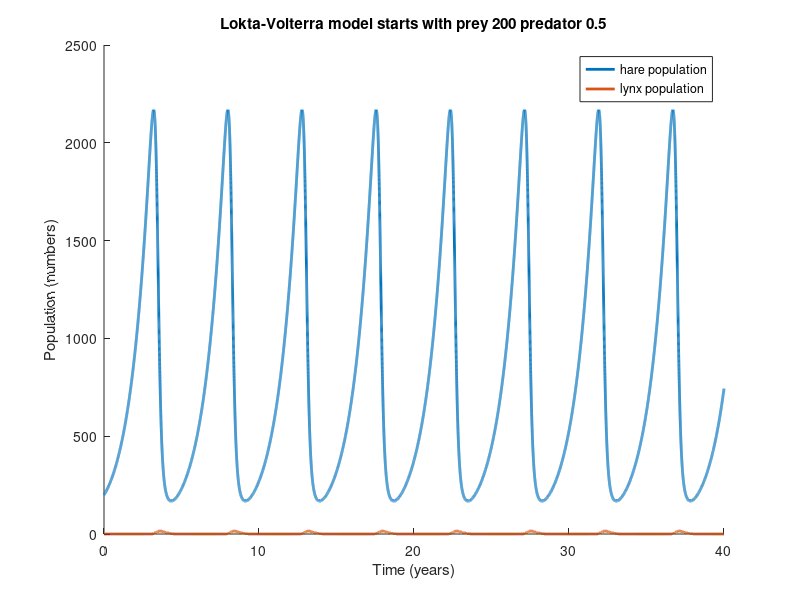
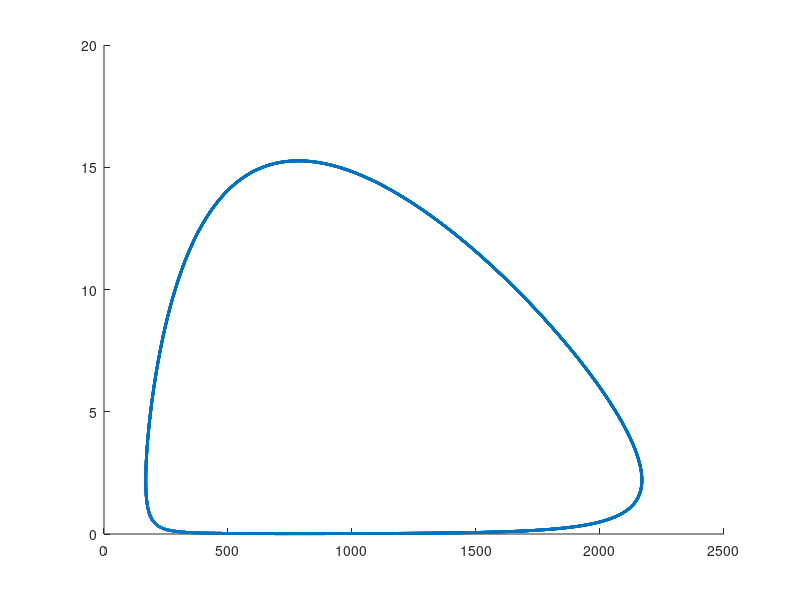

MATLAB code to generate these figures, in order: (Note: this script raises an error after producing the figures.)
% Simulation of Snowshoe hares and the Canadian Lynx population 
% considering in the predator-prey perspective

% The populations of both species have been observed to oscillate 
% with a cycle of about 10 years
% If under optimal conditions female hares bear an average of 18 young a year,
% 33% of which survive the rst month, the monthly survival rate of all hares 
% more than a month old is 95%, and sexual maturity is reached at one year

% AMS 333 Mathematical biology project 3
% David Hwang, 10/14/2024

%%%%%%%%%%%%%%%%%%%%%%%%
%% rate parameters of a hare(denoted as 'U') 
%%%%%%%%%%%%%%%%%%%%%%%%

Birth_U=(18*0.33*0.95^11)/2; % annual per capita reproduction rate (the young can survive to adult)
% Since males cannot produce offspring, we divide 2 here 
Death_U=1-1*0.95^12; % annual death rate of an originally existed hare(a parent)
Growth_U=1+Birth_U-Death_U; % a net annual per capita growth rate
alpha=log(Growth_U); % ln(R_a)

%%%%%%%%%%%%%%%%%%%%%%%%
%% rate parameters of Lynx(denoted as 'V')without hares
%%%%%%%%%%%%%%%%%%%%%%%%

Death_V=1-0.7^12; % annual death rate of an originally existing lynx
beta=-log(1-Death_V); % -ln(Ra_v)
% 1year=365days
gamma=1*365/1000;% annual per capita predation rate;assume that there are 1000 hares per square km^2
epsilon=1.5*0.1/10; % 10% of prey mass goes towards reproduction&rearing of kittens


%%%%%%%%%%%%%%%%%%%%%%%%
%% simulation of Lokta-Volterra model 
%%%%%%%%%%%%%%%%%%%%%%%%

% main parameters

U0=400; %initial value; 400 hares
V0=1; %initial value; 1 lynx
U=U0; % U is a number
V=V0; % V is a number

Birth_U=(18*0.33*0.95^11)/2; % annual per capita reproduction rate (the young can survive to adult)
Death_U=1-1*0.95^12; % annual death rate of an originally existed hare(a parent)
Growth_U=Birth_U+(1-Death_U); % a net annual per capita growth rate
alpha=log(Growth_U); % ln(Ra_u)

Death_V=1-0.7^12; % annual death rate of an originally existing lynx
beta=-log(1-Death_V); % -ln(Ra_v)

gamma=1*365/1000; % annual per capita predation rate;assume that there are 1000 hares per square km
epsilon=1.5*0.1/10; % 10% of prey mass goes towards reproduction&rearing of kittens


% simulation

dt=0.001; % time step; 0.001years
timev=0:dt:40; % time vector for 40 years which is 4 cycles
sim_u=zeros(length(timev),1); % vector to store the population of hares
sim_v=zeros(length(timev),1); % vector to store the population of lynx
k=0; %counter
sim_u(1)=U;
sim_v(1)=V;

for t=timev
    k=k+1;

    % main equation
    if k~=1
        U = U + (alpha*U-gamma*U*V)*dt;
        V = V + (epsilon*gamma*U*V-beta*V)*dt;
    end

    if U<0 U=0; end;
    if V<0 V=0; end;
    
    % store value of U&V for plotting
    sim_u(k)=U;
    sim_v(k)=V;
end

% plot
figure(1); clf
hold on
plot(timev,sim_u,'LineWidth', 2)
plot(timev,sim_v,'LineWidth', 2)
hold off
legend('hare population','lynx population')
xlabel('Time (years)');ylabel('Population (numbers)')
title('Lokta-Volterra model')

figure(2); clf
hold on
plot(sim_u,sim_v,'LineWidth', 2)
plot([0,0],ylim,'-b','LineWidth', 1)
plot(0, 0, 'r.', 'LineWidth', 2, 'MarkerSize', 25); 
plot(xlim,[alpha/gamma,alpha/gamma],'-b','LineWidth', 1)
plot(xlim,[0,0],'-b','LineWidth', 1)
plot([beta/(epsilon*gamma),beta/(epsilon*gamma)],ylim,'-b','LineWidth', 1)
plot(beta/(epsilon*gamma), (alpha/gamma), 'r.', 'LineWidth', 2, 'MarkerSize', 25);
legend('population path','nullclines','stationary points')
xlabel('Number of hare (prey)');ylabel('Number of lynx (predator)')

hold off
title('Lynx-Hare phase plane')


%%%%%%%%%%%%%%%%%%%%%%%%
%% Observation 
%%%%%%%%%%%%%%%%%%%%%%%%

% amplitude
amp_u=(max(sim_u)-min(sim_u))/2; % amplitude of hare population
amp_v=(max(sim_v)-min(sim_v))/2; % amplitude of lynx population


% period of cycle of LynxHare phase plane

m_u=[]; % list for time of local maximum point of hare population
m_v=[]; % list for time of local maximum point of lynx population

k=0; % counter
for t=timev
    k=k+1;
    if sim_u(k)<sim_u(k+1)&&sim_u(k+2)<sim_u(k+1) m_u(end+1)=t; end;
    if sim_v(k)<sim_v(k+1)&&sim_v(k+2)<sim_v(k+1) m_v(end+1)=t; end;
    if k+2==length(sim_v) break; end;
end

c_u=m_u(2)-m_u(1); % cycle of hare pop
c_v=m_v(2)-m_v(1); % cycle of lynx pop
logic = c_u==c_v; % Through the phase plane and this, we can know the the population of lynx and the population of hare have the same cycle length.

% maximum and minimum population density
max_u=max(sim_u); % maximum population density of hare
min_u=min(sim_u); % minimum popuation density of hare
max_v=max(sim_v); % maximum population density of lynx
min_v=min(sim_v); % minimum population density of lynx

% maximum rate of change of population density
mrate_u=max(alpha.*sim_u-gamma.*sim_u.*sim_v); % maximum rate of hare
mrate_v=max(epsilon*gamma.*sim_u.*sim_v-beta.*sim_v); % maximum rate of lynx

% relative timing of the peak population for each species
relative_t = m_u-m_v; % always hare's population increase first and then lynx's population follow up and since the period of cycle is the same, the time difference of the peak time is the same throughout the whole simulation

% length of time that any species spends at below 1 individual per 100 km2

c1=0; % counter of how many times that lynx spends at below 1 individual per 100 km2 in one cycle.
k=m_v(1)/0.001; % counter starting from the first peak of hare's population
for t=m_v(1):dt:m_v(2)
    k=k+1;
    if 100*sim_v(k)<1 c1=c1+1; end;
end

c2 = c1*0.001; % the real time length of lynx spends at below 1 individual per 100 km2 in one cycle.
% min(sim_v)*100 is bigger than 1. so there is no time that lynx population
% below than 1.

% Since even in the 1km^2, the population of hare never goes down under 300
% population, we can know that the length of time that hare spens at below 1
% individual per 100km^2 is zero


%%%%%%%%%%%%%%%%%%%%%%%%
%% Simulation with different initial value 
%%%%%%%%%%%%%%%%%%%%%%%%

% main parameters

U0=200; %initial value; 
V0=0.5; %initial value; 
U=U0; % U is a number
V=V0; % V is a number

Birth_U=(18*0.33*0.95^11)/2; % annual per capita reproduction rate (the young can survive to adult)
Death_U=1-1*0.95^12; % annual death rate of an originally existed hare(a parent)
Growth_U=Birth_U+(1-Death_U); % a net annual per capita growth rate
alpha=log(Growth_U); % ln(Ra_u)

Death_V=1-0.7^12; % annual death rate of an originally existing lynx
beta=-log(1-Death_V); % -ln(Ra_v)

gamma=1*365/1000; % annual per capita predation rate;assume that there are 1000 hares per square km
epsilon=1.5*0.1/10; % 10% of prey mass goes towards reproduction&rearing of kittens


% simulation

dt=0.001; % time step; 0.001years
timev=0:dt:40; % time vector for 40 years which is 4 cycles
sim_u=zeros(length(timev),1); % vector to store the population of hares
sim_v=zeros(length(timev),1); % vector to store the population of lynx
k=0; %counter
sim_u(1)=U;
sim_v(1)=V;

for t=timev
    k=k+1;

    % main equation
    if k~=1
        U = U + (alpha*U-gamma*U*V)*dt;
        V = V + (epsilon*gamma*U*V-beta*V)*dt;
    end

    if U<0 U=0; end;
    if V<0 V=0; end;
    
    % store value of U&V for plotting
    sim_u(k)=U;
    sim_v(k)=V;
end

% plot
figure(1); clf
hold on
plot(timev,sim_u,'LineWidth', 2)
plot(timev,sim_v,'LineWidth', 2)
hold off
legend('hare population','lynx population')
xlabel('Time (years)');ylabel('Population (numbers)')
title('Lokta-Volterra model starts with prey 200 predator 0.5')

figure(2); clf
hold on
plot(sim_u,sim_v,'LineWidth', 2)
xline(0,'-b','LineWidth', 1)
plot(0, 0, 'r.', 'LineWidth', 2, 'MarkerSize', 25); 
yline(alpha/gamma,'-b','LineWidth', 1)
yline(0,'-b','LineWidth', 1)
xline(beta/(epsilon*gamma),'-b','LineWidth', 1)
plot(beta/(epsilon*gamma), (alpha/gamma), 'r.', 'LineWidth', 2, 'MarkerSize', 25);
legend('population path','nullclines','stationary points')
xlabel('Number of hare (prey)');ylabel('Number of lynx (predator)')
hold off
title('Lynx-Hare phase plane starts with prey 200 predator 0.5')



% when the population is 800/2
% => Since the population of lynx starts with big value, the hare population is not fluctuating much compared to when 400/1 
% So the size of phase plane? is small

% when the population is 200/.5
% => Since the population of lynx starts with small value, the hare
% population is fluctuating a lot.
% so the size of phase plane? is large


%%%%%%%%%%%%%%%%%%%%%%%%
%%  Lotka-Volterra model with logistic growth 
%%%%%%%%%%%%%%%%%%%%%%%%

% main parameters

U0=400; %initial value; 
V0=1; %initial value; 
U=U0; % U is a number
V=V0; % V is a number

Birth_U=(18*0.33*0.95^11)/2; % annual per capita reproduction rate (the young can survive to adult)
Death_U=1-1*0.95^12; % annual death rate of an originally existed hare(a parent)
Growth_U=Birth_U+(1-Death_U); % a net annual per capita growth rate
alpha=log(Growth_U); % ln(Ra_u)
K=3000; % carrying capacity of 3000 per km^2
Death_V=1-0.7^12; % annual death rate of an originally existing lynx
beta=-log(1-Death_V); % -ln(Ra_v)

gamma=1*365/1000; % annual per capita predation rate;assume that there are 1000 hares per square km
epsilon=1.5*0.1/10; % 10% of prey mass goes towards reproduction&rearing of kittens


% simulation

dt=0.001; % time step; 0.001years
timev=0:dt:40; % time vector for 40 years which is 4 cycles
sim_u=zeros(length(timev),1); % vector to store the population of hares
sim_v=zeros(length(timev),1); % vector to store the population of lynx
i=0; %counter
sim_u(1)=U;
sim_v(1)=V;

for t=timev
    i=i+1;

    % main equation
    if i~=1
        U = U + (alpha*U*(1-U/K)-gamma*U*V)*dt;
        V = V + (epsilon*gamma*U*V-beta*V)*dt;
    end

    if U<0 U=0; end;
    if V<0 V=0; end;
    
    % store value of U&V for plotting
    sim_u(i)=U;
    sim_v(i)=V;
end

% plot
figure(1); clf
hold on
plot(timev,sim_u,'LineWidth', 2)
plot(timev,sim_v,'LineWidth', 2)
hold off
legend('hare population','lynx population')
xlabel('Time (years)');ylabel('Population (numbers)')
title('Lotka-Volterra model with logistic growth')

figure(2); clf
hold on
plot(sim_u,sim_v,'LineWidth', 2)
xline(0,'-b','LineWidth', 1)
plot(0, 0, 'r.', 'LineWidth', 2, 'MarkerSize', 25); 
plot(xlim,alpha/gamma*(1-xlim./K),'-b','LineWidth', 1)
yline(0,'-b','LineWidth', 1)
xline(beta/(epsilon*gamma),'-b','LineWidth', 1)
plot(beta/(epsilon*gamma), alpha/gamma*(1-beta/(epsilon*gamma*K)), 'r.', 'LineWidth', 2, 'MarkerSize', 25);
legend('population path','nullclines','stationary points')
xlabel('Number of hare (prey)');ylabel('Number of lynx (predator)')
hold off
title('Lynx-Hare phase plane with logistic growth')

% Compared to the previous original Lotka-Volterra model, we can notice
% from the phase plane and the pop VS. time graph that each populations are
% converges toward a stationary point(which is a stable stationary point)
% Similarities: each populations fluctuate at the beginning of the
% simulation
% Differences: As time goes by, we can find that this model goes to a
% stable stationary point. not-like a previous model which is just
% oscilating

%%%%%%%%%%%%%%%%%%%%%%%%
%% Lotka-Volterra model with Holling's disk equation
%%%%%%%%%%%%%%%%%%%%%%%%


% main parameters

U0=400; %initial value; 400 hares
V0=1; % initial value; 1 lynx
U=U0; % U is a number
V=V0; % V is a number

Birth_U=(18*0.33*0.95^11)/2; % annual per capita reproduction rate (the young can survive to adult)
Death_U=1-1*0.95^12; % annual death rate of an originally existed hare(a parent)
Growth_U=Birth_U+(1-Death_U); % a net annual per capita growth rate
alpha=log(Growth_U); % ln(Ra_u)

Death_V=1-0.7^12; % annual death rate of an originally existing lynx
beta=-log(1-Death_V); % -ln(Ra_v)

gamma=1*365/1000; % annual per capita predation rate;assume that there are 1000 hares per square km
epsilon=1.5*0.1/10; % 10% of prey mass goes towards reproduction&rearing of kittens
kappa = 4/24/365; % pre handling time of 4 hours

% simulation

dt=0.001; % time step; 0.001 years
timev=0:dt:40; % time vector for 40 years which is 4 cycles
sim_u=zeros(length(timev),1); % vector to store the population of hares
sim_v=zeros(length(timev),1); % vector to store the population of lynx
k=0; %counter
sim_u(1)=U;
sim_v(1)=V;

for t=timev
    k=k+1;

    % main equation
    if k~=1
        U = U + (alpha*U-((gamma*U)/(1+gamma*kappa*U))*V)*dt;
        V = V + (epsilon*((gamma*U)/(1+gamma*kappa*U))*V-beta*V)*dt;
    end

    if U<0 U=0; end;
    if V<0 V=0; end;
    
    % store value of U&V for plotting
    sim_u(k)=U;
    sim_v(k)=V;
end

% plot
figure(1); clf
hold on
plot(timev,sim_u,'LineWidth', 2)
plot(timev,sim_v,'LineWidth', 2)
hold off
legend('hare population','lynx population')
xlabel('Time (years)');ylabel('Population (numbers)')
title("Lotka-Volterra model with Holling's disk equation")


x=0:1:9000; % x vector for plotting on the phase plane


figure(2); clf
hold on
plot(sim_u,sim_v,'LineWidth', 2)
xline(0,'-b','LineWidth', 1)
plot(0, 0, 'r.', 'LineWidth', 2, 'MarkerSize', 25); 
plot(x,alpha/gamma*(1+gamma*kappa.*x),'-b','LineWidth', 1)
yline(0,'-b','LineWidth', 1)
xline(beta/((epsilon-beta*kappa)*gamma),'-b','LineWidth', 1)
plot(beta/((epsilon-beta*kappa)*gamma), alpha/gamma*(1+gamma*kappa*(beta/((epsilon-beta*kappa)*gamma))), 'r.', 'LineWidth', 2, 'MarkerSize', 25);
legend('population path','nullclines','stationary points')
xlabel('Number of hare (prey)');ylabel('Number of lynx (predator)')
hold off
title('Final modified Lynx-Hare phase plane')






% since the hare's growth is sustained exponentially, if we modified the
% model considering the consuming limit of lynx which decreases the predataion rate, the amplitude of population of lynx
% keeps growing as time goes by.


%%%%%%%%%%%%%%%%%%%%%%%%
%% Final modified model with logistic and Holling's dist equation 
%%%%%%%%%%%%%%%%%%%%%%%%



% main parameters

U0=400; %initial value; 400 hares
V0=1; % initial value; 1 lynx
U=U0; % U is a number
V=V0; % V is a number

Birth_U=(18*0.33*0.95^11)/2; % annual per capita reproduction rate (the young can survive to adult)
Death_U=1-1*0.95^12; % annual death rate of an originally existed hare(a parent)
Growth_U=Birth_U+(1-Death_U); % a net annual per capita growth rate
alpha=log(Growth_U); % ln(Ra_u)
K=3000 ; % carrying capacity of 3000 per km^2

Death_V=1-0.7^12; % annual death rate of an originally existing lynx
beta=-log(1-Death_V); % -ln(Ra_v)

gamma=1*365/1000; % annual per capita predation rate;assume that there are 1000 hares per square km
epsilon=1.5*0.1/10; % 10% of prey mass goes towards reproduction&rearing of kittens
kappa = 4/(24*365); % pre handling time of 4 hours

% simulation

dt=0.001; % time step; 0.001years
timev=0:dt:40; % time vector for 40 years which is 4 cycles
sim_u=zeros(length(timev),1); % vector to store the population of hares
sim_v=zeros(length(timev),1); % vector to store the population of lynx
k=0; %counter
sim_u(1)=U;
sim_v(1)=V;

for t=timev
    k=k+1;

    % main equation
    if k~=1
        U = U + (alpha*U*(1-U/K)-((gamma*U)/(1+gamma*kappa*U))*V)*dt;
        V = V + (epsilon*((gamma*U)/(1+gamma*kappa*U))*V-beta*V)*dt;
    end

    if U<0 U=0; end;
    if V<0 V=0; end;
    
    % store value of U&V for plotting
    sim_u(k)=U;
    sim_v(k)=V;
end

x=0:1:1600; % x vector for plotting on the phase plane


% plot
figure(1); clf
hold on
plot(timev,sim_u,'LineWidth', 2)
plot(timev,sim_v,'LineWidth', 2)
hold off
legend('hare population','lynx population')
xlabel('Time (years)');ylabel('Population (numbers)')
title('Final modified Lokta-Volterra model')

figure(2); clf
hold on
plot(sim_u,sim_v,'LineWidth', 2)
xline(0,'-b','LineWidth', 1)
plot(0, 0, 'r.', 'LineWidth', 2, 'MarkerSize', 25); 
plot(x,alpha/gamma*(1-((1-gamma*kappa*K)/K).*x-(gamma*kappa/K).*x.^2),'-b','LineWidth', 1)
yline(0,'-b','LineWidth', 1)
xline(beta/((epsilon-beta*kappa)*gamma),'-b','LineWidth', 1)
plot(beta/((epsilon-beta*kappa)*gamma), alpha/gamma*(1-(1-gamma*kappa*K)/K*(beta/((epsilon-beta*kappa)*gamma))-(gamma*kappa/K)*(beta/((epsilon-beta*kappa)*gamma))^2), 'r.', 'LineWidth', 2, 'MarkerSize', 25);
legend('population path','nullclines','stationary points')
xlabel('Number of hare (prey)');ylabel('Number of lynx (predator)')
hold off
title('Final modified Lynx-Hare phase plane')



% In the realistic condition, there is a limited prey growth rate because of the limited resource and limited space etc.  
% And also there is a constraints to the predatation rate because of the
% limit of predator's consuming. 




%%


% period of cycle of LynxHare phase plane

m_u=[]; % list for time of local maximum point of hare population
m_v=[]; % list for time of local maximum point of lynx population

k=0; % counter
for t=timev
    k=k+1;
    if sim_u(k)<sim_u(k+1)&&sim_u(k+2)<sim_u(k+1) m_u(end+1)=t; end;
    if sim_v(k)<sim_v(k+1)&&sim_v(k+2)<sim_v(k+1) m_v(end+1)=t; end;
    if k+2==length(sim_v) break; end;
end

c_u=m_u(2)-m_u(1); % cycle of hare pop
c_v=m_v(2)-m_v(1); % cycle of lynx pop
logic = c_u==c_v; % Through the phase plane and this, we can know the the population of lynx and the population of hare have the same cycle length.



